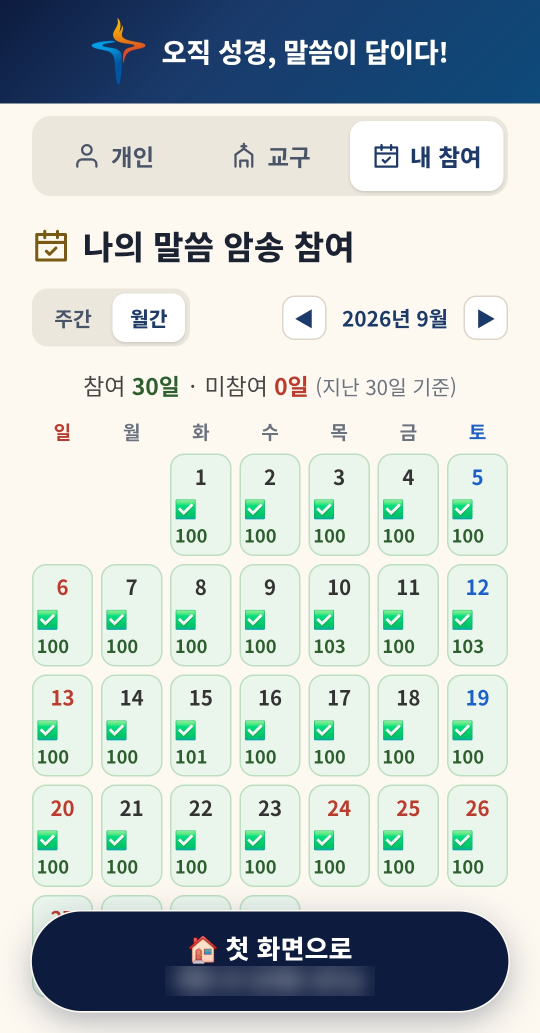
#> input picture 자료/store/screenshots-android3-upload/04-my-calendar.png, 1080 x 2066 px, given in place of 20261015_084349412_iOS.png, which was not available (shown at 1/2 size)
$ python make-ios3-upload.py
#> lines starting #> are read from the running program, lines starting #| are printed output that depends on the picture; pictures that were not available may be replaced by others from this repository, and a replacement may not be noted
# -*- coding: utf-8 -*-
"""App Store 스크린샷(2026-10-15 · 디자인 A안 · 친구가 아이폰 실기기로 찍은 여덟 장) → 올릴 사진.
   원본: 자료/store/screenshots-ios3/ (1125×2436 · RGBA · 실명 · 소속이 보인다 → .gitignore 로 막아 두었다 — 저장소에 올리지 말 것)
   결과: 자료/store/screenshots-ios3-upload/01~08 (1179×2556 · RGB · 이름 자리 흐림)
   ⚠️ 2026-10-15 App Store Connect 의 필수 칸이 「Dynamic Island 지원 iPhone (중형 디스플레이)」로 바뀌었다 — 받는 크기는
      1179×2556 · 1206×2622(세로)뿐. 9월에 통과한 1242×2688(6.5형)은 이제 「파일 크기가 유효하지 않습니다」(친구 화면).
      원본 1125×2436 과 비율이 거의 같은(0.1% 차이) 1179×2556 으로 키운다(1206×2622 보다 덜 키운다).
   ⚠️ 알파(투명 칸)가 있으면 App Store 가 받지 않는다 → RGB 로.
   ⚠️ 흐림은 원본 크기에서 먼저 건다(키운 뒤에 걸면 자리가 어긋난다) · 상자는 원본 픽셀."""
import os
from PIL import Image, ImageFilter

HERE = os.path.dirname(os.path.abspath(__file__))
SRC = os.path.join(HERE, "screenshots-ios3")
OUT = os.path.join(HERE, "screenshots-ios3-upload")
SIZE = (1179, 2556)

# (원본 파일, 올릴 이름, 흐릴 상자들) — 차례는 App Store 에 올릴 순서(앞의 세 장이 검색 결과에 보인다)
SHOTS = [
    ("20261015_084349412_iOS.png", "01-home.png",        [(70, 415, 600, 505)]),     # 첫 화면 — 맨 위 「화평-20 ○○○ 성도님」
    ("20261015_084549935_iOS.png", "02-memorize.png",    []),                          # 암송 3단계 · 카드로 채우기
    ("20261015_084519703_iOS.png", "03-verse-list.png",  [(280, 2205, 840, 2265)]),   # 말씀 목록 — 「첫 화면으로」 둘째 줄
    ("20261015_084619358_iOS.png", "04-album.png",       [(380, 2205, 745, 2265)]),   # 나의 말씀 앨범 — 같은 자리
    ("20261015_084446713_iOS.png", "05-meditation.png",  []),                          # 오늘의 묵상
    ("20261015_084424014_iOS.png", "06-sermon-chat.png", []),                          # 내게 주시는 말씀
    ("20261015_084752040_iOS.png", "07-manual.png",      [(380, 2205, 745, 2265)]),   # 사용 설명서 — 「첫 화면으로」 둘째 줄
    ("20261015_084709782_iOS.png", "08-settings.png",    []),                          # 설정(글씨 크기 · 말씀 글꼴)
]


def main():
    os.makedirs(OUT, exist_ok=True)
    for src, name, boxes in SHOTS:
        im = Image.open(os.path.join(SRC, src)).convert("RGB")
#> im is the input picture: PIL image 1080x2066 RGB; mean R, G, B 195, 204.3, 202.7
        for box in boxes:
            part = im.crop(box)
            # 두 번 — 크게 흐린 뒤 한 번 더(글자 모양이 남지 않게)
            part = part.filter(ImageFilter.GaussianBlur(16)).filter(ImageFilter.GaussianBlur(10))
            im.paste(part, box[:2])
#> this loop made 1 pass
#> pass 1, in main, `part = im.crop(box)`:
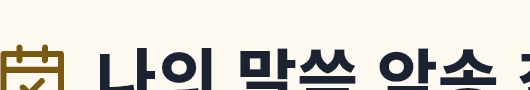
#> part: PIL image 530x90 RGB; mean R, G, B 216.8, 213.6, 206.4
#> pass 1, in main, `part = part.filter(ImageFilter.GaussianBlur(16)).filter(ImageFilter.Ga..`:
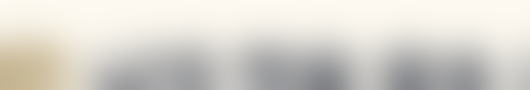
#> part: PIL image 530x90 RGB; mean R, G, B 216.1, 213, 206
        im = im.resize(SIZE, Image.LANCZOS)
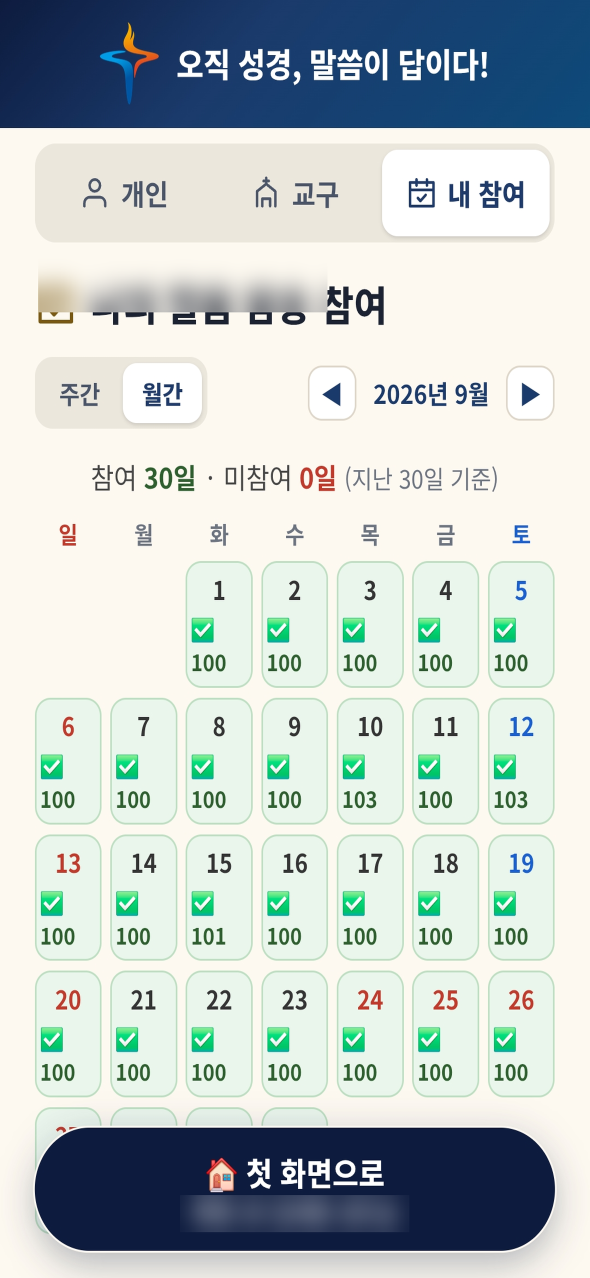
#> im: PIL image 1179x2556 RGB (shown at 1/2 size); mean R, G, B 194.9, 204.2, 202.6
        im.save(os.path.join(OUT, name), optimize=True)
        print(name, im.size, im.mode)
#| 01-home.png (1179, 2556) RGB
#> pass 2 of the loop in main, `for src, name, boxes in SHOTS:`:
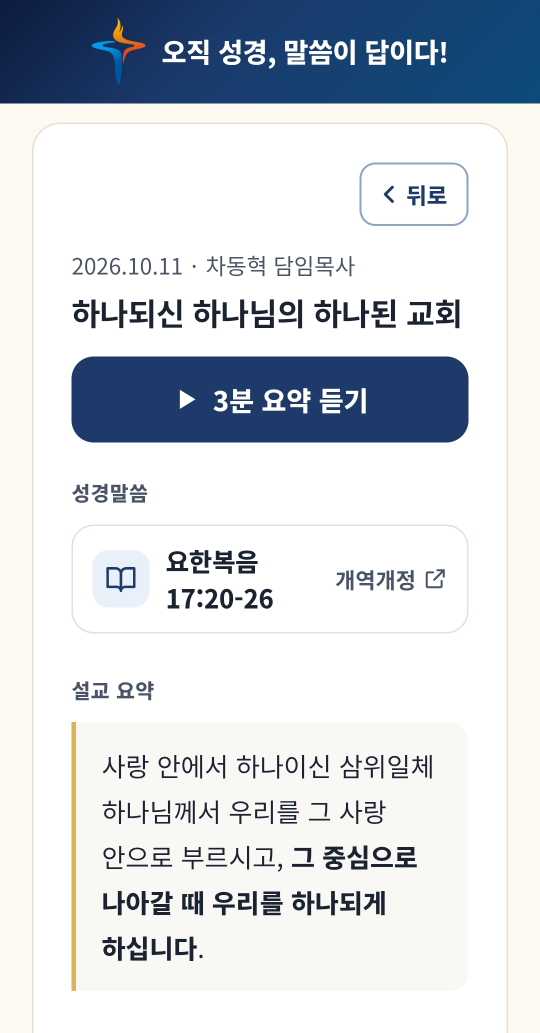
#> input picture 자료/store/screenshots-android3-upload/09-sermon-summary.png, 1080 x 2066 px, given in place of 20261015_084549935_iOS.png, which was not available (shown at 1/2 size)
#> in main, im is the input picture: PIL image 1080x2066 RGB; mean R, G, B 210.7, 215.3, 221
#> in main, `im = im.resize(SIZE, Image.LANCZOS)`:
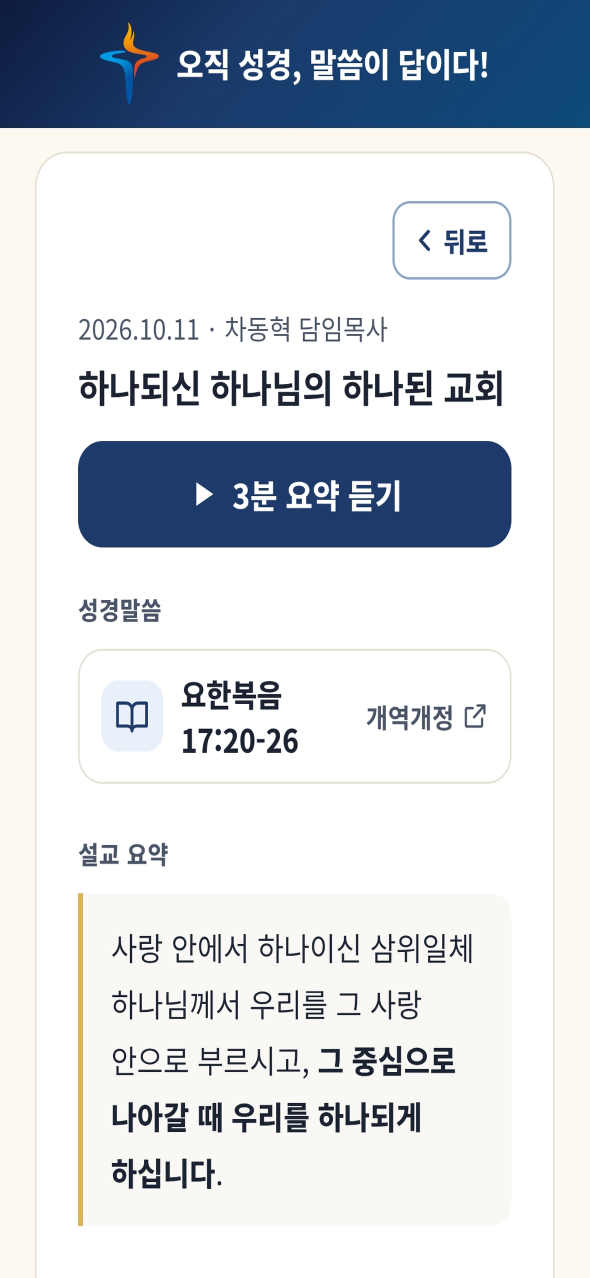
#> im: PIL image 1179x2556 RGB (shown at 1/2 size); mean R, G, B 210.6, 215.2, 220.9
#| 02-memorize.png (1179, 2556) RGB


if __name__ == "__main__":
#> (the run stopped early here; a loop or call above may not have finished)
